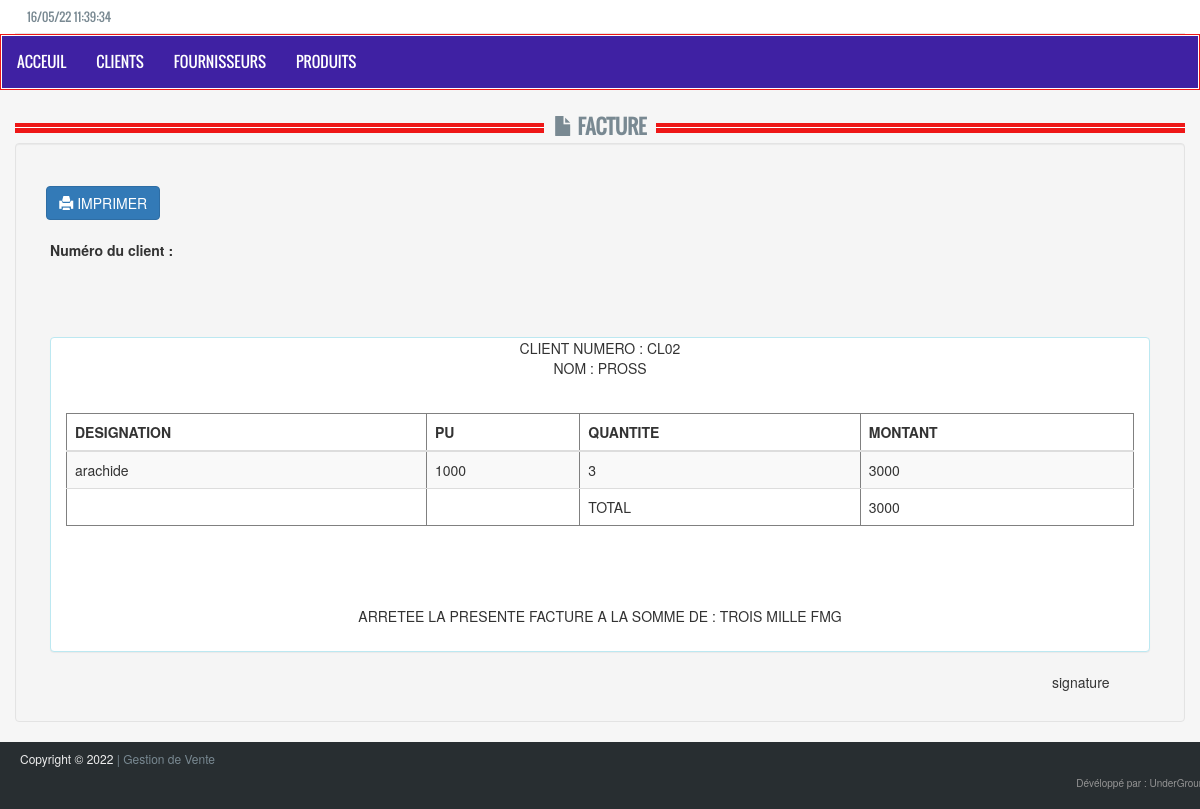
Page /Views/Lignecommandecli/formfacture.php on the committed database.
### tables this page shows
CREATE TABLE IF NOT EXISTS `client` (
  `codeCli` varchar(11) NOT NULL,
  `nomCli` char(55) DEFAULT NULL,
  `adresseCli` char(55) DEFAULT NULL,
  PRIMARY KEY (`codeCli`)
);

CREATE TABLE IF NOT EXISTS `commandecli` (
  `numComCli` varchar(11) NOT NULL,
  `codeCli` varchar(11) NOT NULL,
  `dateComCli` date DEFAULT NULL,
  PRIMARY KEY (`numComCli`),
  KEY `FK_RELATION_3` (`codeCli`)
);

CREATE TABLE IF NOT EXISTS `produit` (
  `codePro` varchar(11) NOT NULL,
  `design` varchar(50) DEFAULT NULL,
  `pu` double DEFAULT NULL,
  `stock` float DEFAULT NULL,
  PRIMARY KEY (`codePro`)
);

CREATE TABLE IF NOT EXISTS `lignecomcli` (
  `numComCli` varchar(11) NOT NULL,
  `codePro` varchar(11) NOT NULL,
  `QteCom` int(11) NOT NULL,
  PRIMARY KEY (`numComCli`,`codePro`),
  KEY `FK_LIGNECOMCLI` (`codePro`),
  KEY `FK_LIGNECOMCLI2` (`numComCli`)
);

### Controleurs/ClientControleur/ctrlListClient.php (called while the page is built, shortened)
<?php
	require_once'../../Modeles/ClientModele/ClientManager.php';
    $ClientManager = new ClientManager();
  	if(isset($_GET['res']))
   {
   		$idNum = $_GET['res'];
  	$codeclis = $ClientManager->factureClient($idNum);
   }
   else{
   		$codeclis = $ClientManager->factureClient("");
   }
 ?>

### Modeles/ClientModele/ClientManager.php (called while the page is built, shortened)
<?php
class ClientManager{
	private $pdo;
	public function __construct(){
		$this->pdo = new PDO('mysql:host=localhost;dbname=gestiondevente','root' ,'',array(PDO::ATTR_ERRMODE => PDO::ERRMODE_EXCEPTION));
	}
    public function factureClient($resultats)
    {
        $this->pdoStatement = $this->pdo->prepare("SELECT COMMANDECLI.codeCli,design,nomCli,PRODUIT.pu,LIGNECOMCLI.QteCom
                                                FROM CLIENT, PRODUIT, LIGNECOMCLI, COMMANDECLI
                                                WHERE PRODUIT.codePro = LIGNECOMCLI.codePro
                                                AND CLIENT.codeCli = COMMANDECLI.codeCli
                                                AND COMMANDECLI.numComCli = LIGNECOMCLI.numComCli
                                                AND COMMANDECLI.codeCli=:resultats");
        $this->pdoStatement->bindValue(':resultats',$resultats ,PDO::PARAM_INT);
        $this->pdoStatement->execute();
         $resultats =  $this->pdoStatement->fetchAll();
      return $resultats;
    }
}
?>

### Views/Lignecommandecli/factureCli.php (the view, shortened to what this page needs)
<?php
  require_once'../../Controleurs/ClientControleur/ctrlListClient.php';
  $TOTAL = 0;
?>
<!DOCTYPE html>
<html>
<head>
</head>
<body>
  <?php if (empty($codeclis)): ?>
  <div class="col-lg-12 col-xs-12 col-md-12">
    <div class="panel panel-info">
      NOM CLIENT :
      <div class="panel-body">
        <table class="table table-striped" border="1">
          <thead>
            <tr>
              <th>DESIGNATION</th><th>PU</th><th>QUANTITE</th><th>MONTANT</th>
            </tr>
          </thead>
        </table>
      </div>
    </div>
  </div>
      <?php else: ?>
        <?php if($codeclis===false): ?>
          <p>
            erreur*
          </p>
        <?php else: ?>
        <center>
          <div class="col-lg-12 col-xs-12 col-md-12">
            <div class="panel panel-info">
              <div style="text-transform: uppercase;">
              <?php foreach ($codeclis as $cli): ?>
                <?php endforeach; ?>
                CLIENT NUMERO : <?= $cli['codeCli']?> <br>
                NOM :
                <?= $cli['nomCli']?>
              </div>
              <br>
                <div class="panel-body">
                    <table class="table table-striped" border="1">
                      <thead>
                        <tr>
                          <th>DESIGNATION</th><th>PU</th><th>QUANTITE</th><th>MONTANT</th>
                        </tr>
                      </thead>
                        <tbody name="tbody">
                            <?php foreach ($codeclis as $cli): ?>
                              <tr>
                                <td><?= $cli['design']?></td>
                                <td><?= $cli['pu'] ?></td>
                                <td><?= $cli['QteCom']?> </td>
                                <td><?= $cli['QteCom']*$cli['pu']?> </td>
                              </tr>
                            <?php endforeach; ?>
                              <tr>
                                <td></td>
                                <td></td>
                                <td>TOTAL</td>
                                <?php foreach ($codeclis as $cli): ?><?php $TOTAL+=$cli['QteCom']*$cli['pu']?><?php endforeach; ?>
                                <td id="total"><?= $TOTAL ?></td>
                              </tr>
                        </tbody>
                    </table><br>
                    <br>
                    <br>
                    <div id="result"></div>
              </div>
            </div>
          </div>
        </center>
        <?php endif; ?>
      <?php endif; ?>
</body>
</html>

### assets/css/style.css (style rules this page uses)
body { background-color:#fff; color:#333; overflow-x:hidden !important }

### rows in the picture
client: commandecli.codeCli "CL02", nomCli "PROSS", produit.design "arachide", produit.pu "1000", lignecomcli.QteCom "3", lignecomcli.QteCom "3000"

### other values in the picture
$TOTAL "3000"
